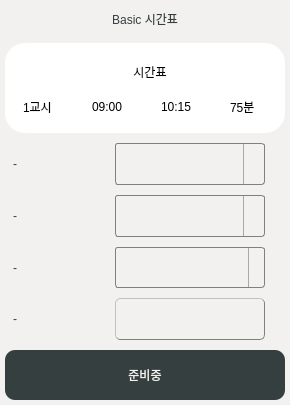
                   <widget class="QFrame" name="frame_4">
                    <property name="minimumSize">
                     <size>
                      <width>290</width>
                      <height>405</height>
                     </size>
                    </property>
                    <property name="maximumSize">
                     <size>
                      <width>290</width>
                      <height>405</height>
                     </size>
                    </property>
                    <property name="styleSheet">
                     <string notr="true">background-color: #F2F1EF;
border-radius:10px;</string>
                    </property>
                    <property name="frameShape">
                     <enum>QFrame::StyledPanel</enum>
                    </property>
                    <property name="frameShadow">
                     <enum>QFrame::Raised</enum>
                    </property>
                    <layout class="QGridLayout" name="gridLayout_6">
                     <property name="leftMargin">
                      <number>5</number>
                     </property>
                     <property name="topMargin">
                      <number>5</number>
                     </property>
                     <property name="rightMargin">
                      <number>5</number>
                     </property>
                     <property name="bottomMargin">
                      <number>5</number>
                     </property>
                     <property name="spacing">
                      <number>10</number>
                     </property>
                     <item row="0" column="0">
                      <layout class="QVBoxLayout" name="verticalLayout_13">
                       <item>
                        <widget class="QLabel" name="label_109">
                         <property name="maximumSize">
                          <size>
                           <width>16777215</width>
                           <height>40</height>
                          </size>
                         </property>
                         <property name="styleSheet">
                          <string notr="true">padding: 5px;;
font: 20px &quot;나눔스퀘어_ac Bold&quot;;
color :#353F40;</string>
                         </property>
                         <property name="text">
                          <string>Basic 시간표</string>
                         </property>
                         <property name="alignment">
                          <set>Qt::AlignCenter</set>
                         </property>
                        </widget>
                       </item>
                       <item>
                        <widget class="QFrame" name="verticalFrame_13">
                         <property name="minimumSize">
                          <size>
                           <width>0</width>
                           <height>90</height>
                          </size>
                         </property>
                         <property name="maximumSize">
                          <size>
                           <width>16777215</width>
                           <height>90</height>
                          </size>
                         </property>
                         <property name="styleSheet">
                          <string notr="true">background-color: rgb(255,255, 255);
border-radius: 20px;</string>
                         </property>
                         <layout class="QVBoxLayout" name="verticalLayout_32">
                          <property name="spacing">
                           <number>10</number>
                          </property>
                          <property name="leftMargin">
                           <number>15</number>
                          </property>
                          <property name="topMargin">
                           <number>20</number>
                          </property>
                          <property name="rightMargin">
                           <number>5</number>
                          </property>
                          <property name="bottomMargin">
                           <number>10</number>
                          </property>
                          <item>
                           <widget class="QLabel" name="timer_1_title_8">
                            <property name="styleSheet">
                             <string notr="true">font: 15px &quot;LAB디지털&quot;;
color: rgb(0, 0, 0)</string>
                            </property>
                            <property name="text">
                             <string>시간표</string>
                            </property>
                            <property name="alignment">
                             <set>Qt::AlignCenter</set>
                            </property>
                           </widget>
                          </item>
                          <item>
                           <widget class="QTableWidget" name="tableWidget">
                            <property name="styleSheet">
                             <string notr="true">color :blacke;
font: 17px &quot;나눔스퀘어_ac Bold&quot;;</string>
                            </property>
                            <property name="verticalScrollBarPolicy">
                             <enum>Qt::ScrollBarAlwaysOff</enum>
                            </property>
                            <property name="horizontalScrollBarPolicy">
                             <enum>Qt::ScrollBarAlwaysOff</enum>
                            </property>
                            <property name="dragDropOverwriteMode">
                             <bool>false</bool>
                            </property>
                            <property name="verticalScrollMode">
                             <enum>QAbstractItemView::ScrollPerPixel</enum>
                            </property>
                            <property name="horizontalScrollMode">
                             <enum>QAbstractItemView::ScrollPerPixel</enum>
                            </property>
                            <property name="showGrid">
                             <bool>false</bool>
                            </property>
                            <attribute name="horizontalHeaderVisible">
                             <bool>false</bool>
                            </attribute>
                            <attribute name="horizontalHeaderDefaultSectionSize">
                             <number>69</number>
                            </attribute>
                            <attribute name="horizontalHeaderHighlightSections">
                             <bool>false</bool>
                            </attribute>
                            <attribute name="horizontalHeaderMinimumSectionSize">
                             <number>15</number>
                            </attribute>
                            <attribute name="horizontalHeaderStretchLastSection">
                             <bool>true</bool>
                            </attribute>
                            <attribute name="verticalHeaderVisible">
                             <bool>false</bool>
                            </attribute>
                            <attribute name="verticalHeaderDefaultSectionSize">
                             <number>15</number>
                            </attribute>
                            <attribute name="verticalHeaderMinimumSectionSize">
                             <number>15</number>
                            </attribute>
                            <attribute name="verticalHeaderStretchLastSection">
                             <bool>true</bool>
                            </attribute>
                            <row>
                             <property name="text">
                              <string/>
                             </property>
                            </row>
                            <column>
                             <property name="text">
                              <string/>
                             </property>
                            </column>
                            <column>
                             <property name="text">
                              <string/>
                             </property>
                            </column>
                            <column>
                             <property name="text">
                              <string/>
                             </property>
                            </column>
                            <column>
                             <property name="text">
                              <string/>
                             </property>
                            </column>
                            <item row="0" column="0">
                             <property name="text">
                              <string>1교시</string>
                             </property>
                            </item>
                            <item row="0" column="1">
                             <property name="text">
                              <string>09:00</string>
                             </property>
                            </item>
                            <item row="0" column="2">
                             <property name="text">
                              <string>10:15</string>
                             </property>
                            </item>
                            <item row="0" column="3">
                             <property name="text">
                              <string>75분</string>
                             </property>
                            </item>
                           </widget>
                          </item>
                         </layout>
                        </widget>
                       </item>
                       <item>
                        <layout class="QFormLayout" name="formLayout_8">
                         <property name="sizeConstraint">
                          <enum>QLayout::SetMaximumSize</enum>
                         </property>
                         <property name="fieldGrowthPolicy">
                          <enum>QFormLayout::AllNonFixedFieldsGrow</enum>
                         </property>
                         <property name="horizontalSpacing">
                          <number>10</number>
                         </property>
                         <property name="verticalSpacing">
                          <number>10</number>
                         </property>
                         <item row="0" column="0">
                          <widget class="QLabel" name="label_111">
                           <property name="sizePolicy">
                            <sizepolicy hsizetype="Preferred" vsizetype="Expanding">
                             <horstretch>0</horstretch>
                             <verstretch>0</verstretch>
                            </sizepolicy>
                           </property>
                           <property name="minimumSize">
                            <size>
                             <width>100</width>
                             <height>0</height>
                            </size>
                           </property>
                           <property name="styleSheet">
                            <string notr="true">padding: 5px;;
font: 18px &quot;나눔스퀘어_ac Bold&quot;;
color :#353F40;</string>
                           </property>
                           <property name="text">
                            <string>-</string>
                           </property>
                          </widget>
                         </item>
                         <item row="0" column="1">
                          <widget class="QComboBox" name="timer_1_bg_8">
                           <property name="sizePolicy">
                            <sizepolicy hsizetype="Preferred" vsizetype="Expanding">
                             <horstretch>0</horstretch>
                             <verstretch>0</verstretch>
                            </sizepolicy>
                           </property>
                           <property name="minimumSize">
                            <size>
                             <width>132</width>
                             <height>40</height>
                            </size>
                           </property>
                           <property name="maximumSize">
                            <size>
                             <width>150</width>
                             <height>16777215</height>
                            </size>
                           </property>
                           <property name="styleSheet">
                            <string notr="true">QComboBox {
    border: 1px solid gray;
    border-radius: 3px;
    padding: 1px 0px 1px 3px;
    min-width: 6em;
	padding: 5px;
    font: 18px &quot;나눔스퀘어_ac Bold&quot;;
    color :#353F40;
}

QComboBox:editable {
    background: white;
}


QComboBox:on { /* shift the text when the popup opens */
    padding-top: 3px;
    padding-left: 4px;
}

QComboBox::drop-down {
    subcontrol-origin: padding;
    subcontrol-position: top right;
    width: 20px;

    border-left-width: 1px;
    border-left-color: darkgray;
    border-left-style: solid; /* just a single line */
    border-top-right-radius: 3px; /* same radius as the QComboBox */
    border-bottom-right-radius: 3px;
}

QComboBox::down-arrow:on { /* shift the arrow when popup is open */
    top: 1px;
    left: 1px;
}</string>
                           </property>
                          </widget>
                         </item>
                         <item row="1" column="0">
                          <widget class="QLabel" name="label_112">
                           <property name="sizePolicy">
                            <sizepolicy hsizetype="Preferred" vsizetype="Expanding">
                             <horstretch>0</horstretch>
                             <verstretch>0</verstretch>
                            </sizepolicy>
                           </property>
                           <property name="styleSheet">
                            <string notr="true">padding: 5px;;
font: 18px &quot;나눔스퀘어_ac Bold&quot;;
color :#353F40;</string>
                           </property>
                           <property name="text">
                            <string>-</string>
                           </property>
                          </widget>
                         </item>
                         <item row="1" column="1">
                          <widget class="QComboBox" name="timer_1_tc_8">
                           <property name="sizePolicy">
                            <sizepolicy hsizetype="Preferred" vsizetype="Expanding">
                             <horstretch>0</horstretch>
                             <verstretch>0</verstretch>
                            </sizepolicy>
                           </property>
                           <property name="minimumSize">
                            <size>
                             <width>132</width>
                             <height>40</height>
                            </size>
                           </property>
                           <property name="maximumSize">
                            <size>
                             <width>150</width>
                             <height>16777215</height>
                            </size>
                           </property>
                           <property name="styleSheet">
                            <string notr="true">QComboBox {
    border: 1px solid gray;
    border-radius: 3px;
    padding: 1px 0px 1px 3px;
    min-width: 6em;
	padding: 5px;
    font: 18px &quot;나눔스퀘어_ac Bold&quot;;
    color :#353F40;
}

QComboBox:editable {
    background: white;
}


QComboBox:on { /* shift the text when the popup opens */
    padding-top: 3px;
    padding-left: 4px;
}

QComboBox::drop-down {
    subcontrol-origin: padding;
    subcontrol-position: top right;
    width: 20px;

    border-left-width: 1px;
    border-left-color: darkgray;
    border-left-style: solid; /* just a single line */
    border-top-right-radius: 3px; /* same radius as the QComboBox */
    border-bottom-right-radius: 3px;
}

QComboBox::down-arrow:on { /* shift the arrow when popup is open */
    top: 1px;
    left: 1px;
}</string>
                           </property>
                           <property name="currentIndex">
                            <number>-1</number>
                           </property>
                          </widget>
                         </item>
                         <item row="2" column="0">
                          <widget class="QLabel" name="label_40">
                           <property name="sizePolicy">
                            <sizepolicy hsizetype="Preferred" vsizetype="Expanding">
                             <horstretch>0</horstretch>
                             <verstretch>0</verstretch>
                            </sizepolicy>
                           </property>
                           <property name="styleSheet">
                            <string notr="true">padding: 5px;;
font: 18px &quot;나눔스퀘어_ac Bold&quot;;
color :#353F40;</string>
                           </property>
                           <property name="text">
                            <string>-</string>
                           </property>
                          </widget>
                         </item>
                         <item row="2" column="1">
                          <widget class="QComboBox" name="timer_3_bg_2">
                           <property name="sizePolicy">
                            <sizepolicy hsizetype="Preferred" vsizetype="Expanding">
                             <horstretch>0</horstretch>
                             <verstretch>0</verstretch>
                            </sizepolicy>
                           </property>
                           <property name="minimumSize">
                            <size>
                             <width>132</width>
                             <height>40</height>
                            </size>
                           </property>
                           <property name="maximumSize">
                            <size>
                             <width>150</width>
                             <height>16777215</height>
                            </size>
                           </property>
                           <property name="styleSheet">
                            <string notr="true">QComboBox {
    border: 1px solid gray;
    border-radius: 3px;
    padding: 1px 18px 1px 3px;
    min-width: 6em;
	padding: 5px;
    font: 18px &quot;나눔스퀘어_ac Bold&quot;;
    color :#353F40;
}

QComboBox:editable {
    background: white;
}


QComboBox:on { /* shift the text when the popup opens */
    padding-top: 3px;
    padding-left: 4px;
}

QComboBox::drop-down {
    subcontrol-origin: padding;
    subcontrol-position: top right;
    width: 15px;

    border-left-width: 1px;
    border-left-color: darkgray;
    border-left-style: solid; /* just a single line */
    border-top-right-radius: 3px; /* same radius as the QComboBox */
    border-bottom-right-radius: 3px;
}

QComboBox::down-arrow {
    image: url(/usr/share/icons/crystalsvg/16x16/actions/1downarrow.png);
}

QComboBox::down-arrow:on { /* shift the arrow when popup is open */
    top: 1px;
    left: 1px;
}</string>
                           </property>
                          </widget>
                         </item>
                         <item row="3" column="0">
                          <widget class="QLabel" name="label_113">
                           <property name="sizePolicy">
                            <sizepolicy hsizetype="Preferred" vsizetype="Expanding">
                             <horstretch>0</horstretch>
                             <verstretch>0</verstretch>
                            </sizepolicy>
                           </property>
                           <property name="styleSheet">
                            <string notr="true">padding: 5px;;
font: 18px &quot;나눔스퀘어_ac Bold&quot;;
color :#353F40;</string>
                           </property>
                           <property name="text">
                            <string>-</string>
                           </property>
                          </widget>
                         </item>
                         <item row="3" column="1">
                          <widget class="QLineEdit" name="timer_1_txt_8">
                           <property name="sizePolicy">
                            <sizepolicy hsizetype="Expanding" vsizetype="Expanding">
                             <horstretch>0</horstretch>
                             <verstretch>0</verstretch>
                            </sizepolicy>
                           </property>
                           <property name="minimumSize">
                            <size>
                             <width>150</width>
                             <height>40</height>
                            </size>
                           </property>
                           <property name="maximumSize">
                            <size>
                             <width>150</width>
                             <height>16777215</height>
                            </size>
                           </property>
                           <property name="styleSheet">
                            <string notr="true">padding: 5px;;
font: 18px &quot;나눔스퀘어_ac Bold&quot;;
color :#353F40;
border-style: outset;
border-width: 1px;
border-color: gray;
border-radius: 5px;</string>
                           </property>
                           <property name="text">
                            <string/>
                           </property>
                          </widget>
                         </item>
                         <item row="4" column="0" colspan="2">
                          <widget class="QPushButton" name="timer_4">
                           <property name="minimumSize">
                            <size>
                             <width>0</width>
                             <height>50</height>
                            </size>
                           </property>
                           <property name="autoFillBackground">
                            <bool>false</bool>
                           </property>
                           <property name="styleSheet">
                            <string notr="true">QPushButton
{
	color: #F2F1EF;
	font: 20px &quot;나눔스퀘어_ac Bold&quot;;
	background-color:#353F40;
	border : None;
	border-radius : 10px;
}

QPushButton::hover
{
	color: #F2F1EF;
	font: 20px &quot;나눔스퀘어_ac Bold&quot;;
	background-color:#000000;
	border :solid;
}</string>
                           </property>
                           <property name="text">
                            <string>준비중</string>
                           </property>
                          </widget>
                         </item>
                        </layout>
                       </item>
                      </layout>
                     </item>
                    </layout>
                   </widget>
